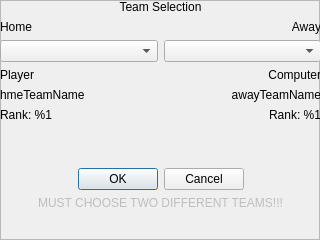
<?xml version="1.0" encoding="UTF-8"?>
<ui version="4.0">
 <class>teamSelectionFrame</class>
 <widget class="QFrame" name="teamSelectionFrame">
  <property name="geometry">
   <rect>
    <x>0</x>
    <y>0</y>
    <width>320</width>
    <height>240</height>
   </rect>
  </property>
  <property name="windowTitle">
   <string/>
  </property>
  <property name="styleSheet">
   <string notr="true"/>
  </property>
  <property name="frameShape">
   <enum>QFrame::StyledPanel</enum>
  </property>
  <property name="frameShadow">
   <enum>QFrame::Raised</enum>
  </property>
  <widget class="QWidget" name="verticalLayoutWidget">
   <property name="geometry">
    <rect>
     <x>0</x>
     <y>0</y>
     <width>321</width>
     <height>241</height>
    </rect>
   </property>
   <layout class="QVBoxLayout" name="verticalLayout_3">
    <item>
     <layout class="QGridLayout" name="gridLayout">
      <item row="1" column="1">
       <layout class="QGridLayout" name="gridLayout_3">
        <item row="2" column="1">
         <widget class="QComboBox" name="m_awayTeamComboBox"/>
        </item>
        <item row="6" column="1">
         <spacer name="verticalSpacer">
          <property name="orientation">
           <enum>Qt::Vertical</enum>
          </property>
          <property name="sizeHint" stdset="0">
           <size>
            <width>20</width>
            <height>40</height>
           </size>
          </property>
         </spacer>
        </item>
        <item row="0" column="1">
         <widget class="QLabel" name="label_3">
          <property name="text">
           <string>Away</string>
          </property>
          <property name="alignment">
           <set>Qt::AlignRight|Qt::AlignTrailing|Qt::AlignVCenter</set>
          </property>
          <property name="wordWrap">
           <bool>true</bool>
          </property>
         </widget>
        </item>
        <item row="3" column="1">
         <widget class="QLabel" name="label_4">
          <property name="text">
           <string>Computer</string>
          </property>
          <property name="alignment">
           <set>Qt::AlignRight|Qt::AlignTrailing|Qt::AlignVCenter</set>
          </property>
         </widget>
        </item>
        <item row="4" column="1">
         <widget class="QLabel" name="m_awayTeamName">
          <property name="text">
           <string notr="true">awayTeamName</string>
          </property>
          <property name="alignment">
           <set>Qt::AlignRight|Qt::AlignTrailing|Qt::AlignVCenter</set>
          </property>
         </widget>
        </item>
        <item row="5" column="1">
         <widget class="QLabel" name="m_awayTeamRank">
          <property name="text">
           <string notr="true">Rank: %1</string>
          </property>
          <property name="alignment">
           <set>Qt::AlignRight|Qt::AlignTrailing|Qt::AlignVCenter</set>
          </property>
         </widget>
        </item>
       </layout>
      </item>
      <item row="1" column="0">
       <layout class="QGridLayout" name="gridLayout_2">
        <item row="0" column="0">
         <widget class="QLabel" name="label_2">
          <property name="text">
           <string>Home</string>
          </property>
          <property name="wordWrap">
           <bool>true</bool>
          </property>
         </widget>
        </item>
        <item row="2" column="0">
         <widget class="QComboBox" name="m_homeTeamComboBox"/>
        </item>
        <item row="6" column="0">
         <spacer name="verticalSpacer_2">
          <property name="orientation">
           <enum>Qt::Vertical</enum>
          </property>
          <property name="sizeHint" stdset="0">
           <size>
            <width>20</width>
            <height>40</height>
           </size>
          </property>
         </spacer>
        </item>
        <item row="3" column="0">
         <widget class="QLabel" name="label_5">
          <property name="text">
           <string>Player</string>
          </property>
         </widget>
        </item>
        <item row="4" column="0">
         <widget class="QLabel" name="m_homeTeamName">
          <property name="text">
           <string notr="true">hmeTeamName</string>
          </property>
         </widget>
        </item>
        <item row="5" column="0">
         <widget class="QLabel" name="m_homeTeamRank">
          <property name="text">
           <string notr="true">Rank: %1</string>
          </property>
         </widget>
        </item>
       </layout>
      </item>
      <item row="4" column="0" colspan="2">
       <widget class="QDialogButtonBox" name="buttonBox">
        <property name="standardButtons">
         <set>QDialogButtonBox::Cancel|QDialogButtonBox::Ok</set>
        </property>
        <property name="centerButtons">
         <bool>true</bool>
        </property>
       </widget>
      </item>
      <item row="0" column="0" colspan="2">
       <widget class="QLabel" name="label">
        <property name="text">
         <string>Team Selection</string>
        </property>
        <property name="alignment">
         <set>Qt::AlignCenter</set>
        </property>
       </widget>
      </item>
     </layout>
    </item>
    <item>
     <widget class="QLabel" name="teamSelectionErrorLabel">
      <property name="enabled">
       <bool>false</bool>
      </property>
      <property name="text">
       <string>MUST CHOOSE TWO DIFFERENT TEAMS!!!</string>
      </property>
      <property name="alignment">
       <set>Qt::AlignCenter</set>
      </property>
      <property name="wordWrap">
       <bool>true</bool>
      </property>
     </widget>
    </item>
    <item>
     <spacer name="verticalSpacer_3">
      <property name="orientation">
       <enum>Qt::Vertical</enum>
      </property>
      <property name="sizeHint" stdset="0">
       <size>
        <width>20</width>
        <height>40</height>
       </size>
      </property>
     </spacer>
    </item>
   </layout>
  </widget>
 </widget>
 <tabstops>
  <tabstop>buttonBox</tabstop>
  <tabstop>m_homeTeamComboBox</tabstop>
  <tabstop>m_awayTeamComboBox</tabstop>
 </tabstops>
 <resources/>
 <connections/>
</ui>
